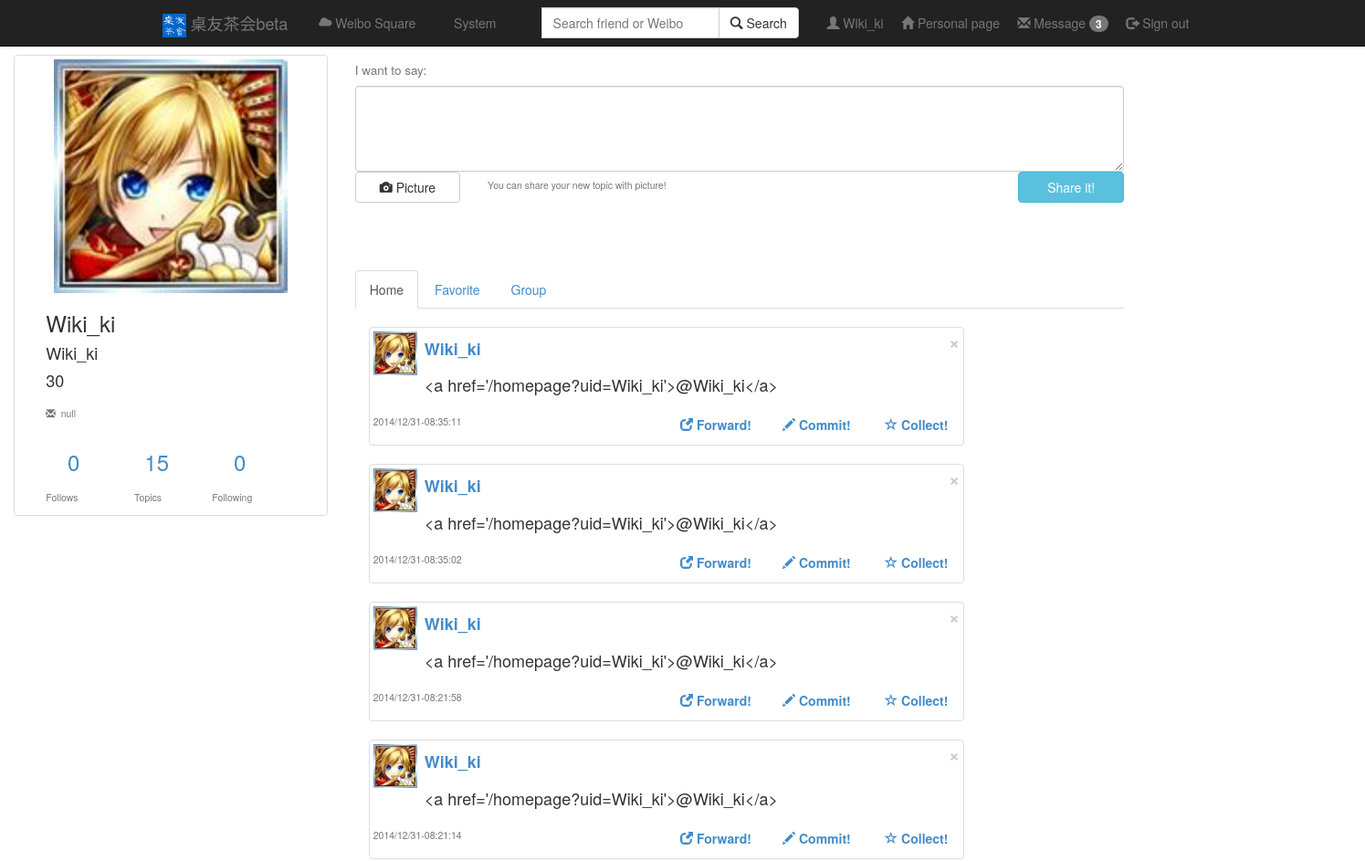
The app's page /home (signed in, upper part), older data.
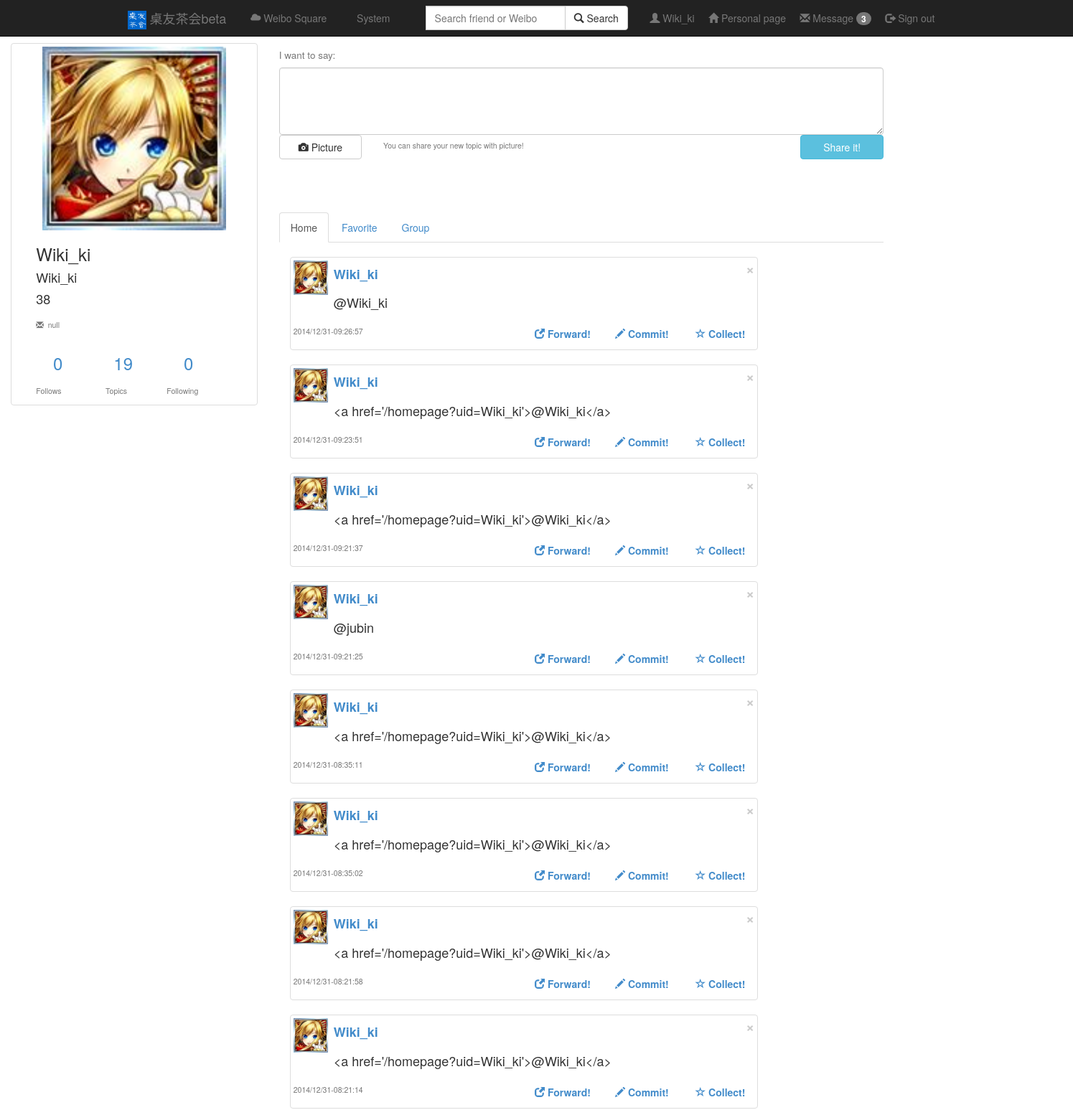
The same page, newer data.
### app/models.py (models this page shows, shortened)
class User(db.Model):
    username = db.Column(db.String(128) , primary_key = True)
    url = db.Column(db.String(128))#头像
    nickname = db.Column(db.String(128) , index = True)
    email = db.Column(db.String(128) , index = True)
    password = db.Column(db.String(256) , index = True)
    state = db.Column(db.SmallInteger , default = STATE_OK)#激活和非激活状态
    role = db.Column(db.SmallInteger ,default = ROLE_USER)#用户和管理员两种权限
    lvip = db.Column(db.SmallInteger , default = 0)#活跃度等级
    point = db.Column(db.SmallInteger , default = 0)#活跃度分值

class Weibo(db.Model):
    idweibo = db.Column(db.String(256) , primary_key = True)#username+potime+content做md5加密
    username = db.Column(db.String(128))#发微博人
    url = db.Column(db.String(128))
    potime = db.Column(db.String(128))#时间
    wtype = db.Column(db.String(128))#微博类型，原微博，原微博下回复，私信
    fatherid = db.Column(db.String(256),default = 'null')#所在楼id
    number = db.Column(db.Integer)#楼数
    content = db.Column(db.String(1024))#内容

### app/views.py (the view, shortened to what this page needs)
@app.route('/home',methods=['POST','GET'])
def home():
        if 'username' in session:
                Username = session['username']
                ret = models.User.query.filter_by(username=Username).first()
                friend = models.Follow.query.filter_by(username=session['username']).all()
                ans = [session['username']]
                for ele in friend:
                        tt = models.User.query.filter_by(username=ele.followname).first()
                        if tt.state == 1:
                                ans = ans + [ele.followname]
                posts = []
                for ele in ans:
                        posts = posts + models.Weibo.query.filter_by(username = ele,wtype="o").all()
                        posts = posts + models.Weibo.query.filter_by(username = ele,wtype="a").all()
                posts = sorted(posts, key = lambda d: d.potime, reverse = True)
                follows = len(models.Follow.query.filter_by(followname = Username).all())
                topic = len(models.Weibo.query.filter_by(username = Username).all())
                following = len(models.Follow.query.filter_by(username = Username).all())
                point = follows*3 + topic*2 + following*1
                ret.point = point
                if ret.point>10000:
                        ret.lvip = 1
                db.session.commit()
                return render_template("home.html" , posts=posts,ret=ret,nickname=ret.nickname,topic=topic,follows=follows,following=following)

### app/templates/home.html (shortened to what the changed rows need)
{% extends "base.html" %}
{% block content %}
<br>
<br>
<br>
<div class = "container-fluid">
	<div class = "row">
		<div class="col-sm-3 col-md-3">
			<div class="thumbnail">
				<img src="{{ ret.url }}" height="256" width="256"></img>
				<div class="row">
					<div class="col-md-11 col-md-offset-1">
						<h3>{{ ret.nickname }}</h3>
						<h4>{{ ret.username}}</h4>
						<h4>{{ ret.point}} </h4>
					</div>
					<div class="col-md-11 col-md-offset-1">
						<label for="friendcard" id="email"><h5><small><span class="glyphicon glyphicon glyphicon-envelope"></span>&nbsp;&nbsp;{{ ret.email }}</small></h5></label>
					</div>
				</div>
				<div class="row">
					<div class="col-md-3  col-md-offset-1">
					</div>
					<div class="col-md-3">
						<div class="col-md-12">
							<a class="text-center" id="Topicnum"  href="/homepage?uid=self"><h3>{{topic}}</h3></a>
						</div>
					</div>
					<div class="col-md-3">
					</div>
				</div>
				<div class="row">
					<div class="col-md-3  col-md-offset-1">
					</div>
					<div class="col-md-3">
					</div>
					<div class="col-md-3">
					</div>
				</div>
			</div>
		</div>
		<div class = "col-sm-12 col-md-7">
			<div class = "container" id = "bigtable" onload="setcnt()">
				{% for post in posts %}
                <div class = "row">
					<div class="col-md-7">
						<div class="thumbnail">
							<div class = "row">
								<div class="col-md-1">
									<img src="{{ post.url }}" height="48" width="48" href=""></img>
								</div>
								<div class="col-md-11">
									<div class="row">
										<div class="col-md-6">
											<a class="text-left" href="/homepage?uid={{post.username}}"><h4><b>{{post.username}}</b></h4></a>
										</div>
										<div class="col-md-3 col-md-offset-3">
											<button type="button" class="close" data-dismiss="alert"><span aria-hidden="true">&times;</span><span class="sr-only">Close</span></button>
										</div>
									</div>
									<div class="row">
										<div class="col-md-12">
											<label><h4> {{post.content}} </h4></label>
										</div>
									</div>
								</div>
								<div class="col-md-3">
									<p class="text-center"><h5><small>{{post.potime}}</small></h5></p>
								</div>
								<div class="col-md-2 col-md-offset-3">
									<a class="text-left" href="/forward?id={{post.idweibo}}" target="__blank"><h5><b><span class="glyphicon glyphicon-new-window"></span> Forward!</b></h5></a>
								</div>
								<div class="col-md-2">
									<a class="text-left" href="#"><h5><b><span class="glyphicon glyphicon-pencil"></span> Commit!</b></h5></a>
								</div>
								<div class="col-md-2">
									<a class="text-left" href="#"><h5><b onclick="javascript:if(document.getElementById('{{post.potime}}').className == 'glyphicon glyphicon-star-empty'){document.getElementById('{{post.potime}}').className = 'glyphicon glyphicon-star'}else{document.getElementById('{{post.potime}}').className = 'glyphicon glyphicon-star-empty'} ; return false" ><span id = "{{post.potime}}" class="glyphicon glyphicon-star-empty"></span> Collect!</b></h5></a>
								</div>
							</div>
						</div>
					</div>
				</div>
				{% endfor %}
			</div>
		</div>
	</div>
</div>
{% endblock %}

### app/templates/base.html (shortened to what this page needs)
<html>
<head>
<link href="/static/css/bootstrap.min.css" rel="stylesheet">
</head>
<body>
<div class="navbar navbar-inverse navbar-fixed-top" role="navigation">
	<div class="container">
		<div class="navbar-header">
			<a class="navbar-brand" href="/home"><img src="/static/pic/icon.jpg" height="26" width="26"></img> 桌友茶会beta</a>
		</div>
		<p class="navbar-text navbar-left">
			&nbsp;<a href="/square" class="navbar-link"><span class="glyphicon glyphicon-cloud"></span>&nbsp;Weibo Square</a>&nbsp;
		</p>
		<p class="navbar-text navbar-left">
			&nbsp;<a href="/system" class="navbar-link">&nbsp;System</a>&nbsp;
		</p>
		<p class="navbar-text navbar-right">
			<span class="glyphicon glyphicon-user"></span><a href="/settings/profile" class="navbar-link" id = "Nick">&nbsp;{{ nickname }}</a>&nbsp;&nbsp;&nbsp;&nbsp;
			<a href="/homepage?uid=self" class="navbar-link"><span class="glyphicon glyphicon glyphicon-home"></span> Personal page</a>&nbsp;&nbsp;&nbsp;&nbsp;
			<a href="/message/letter" class="navbar-link"><span class="glyphicon glyphicon-envelope"></span> Message&nbsp;<span class="badge">3</span></a>&nbsp;&nbsp;&nbsp;&nbsp;
			<a href="/logout" class="navbar-link"><span class="glyphicon glyphicon-log-out"></span> Sign out</a>
		</p>
		<form class="navbar-form navbar-right" role="form" action = "/result" method = "post">
			<div class="input-group">
				<div class="form-group">
				<input type="text" class="form-control" name = "query" placeholder="Search friend or Weibo">
				</div>
				<span class="input-group-btn">
					<button class="btn btn-default" type="submit" ><span class="glyphicon glyphicon-search"></span>&nbsp;Search</button>
				</span>
			</div>&nbsp;&nbsp;&nbsp;&nbsp;
		</form>
	</div>
</div>
	{% block content %} {% endblock %}
  </body>
</html>

Row changes from the older to the newer data that the page shows:
changed User "Wiki_ki": point "30" → "38"
added Weibo: url (picture), username "Wiki_ki", content "@Wiki_ki", potime "2014/12/31-09:26:57"
added Weibo: url (picture), username "Wiki_ki", content "<a href='/homepage?uid=Wiki_ki'>@Wiki_ki</a>", potime "2014/12/31-09:23:51"
added Weibo: url (picture), username "Wiki_ki", content "<a href='/homepage?uid=Wiki_ki'>@Wiki_ki</a>", potime "2014/12/31-09:21:37"
added Weibo: url (picture), username "Wiki_ki", content "@jubin", potime "2014/12/31-09:21:25"
Text that changed along with them:
{{ topic }}: "15" → "19"
